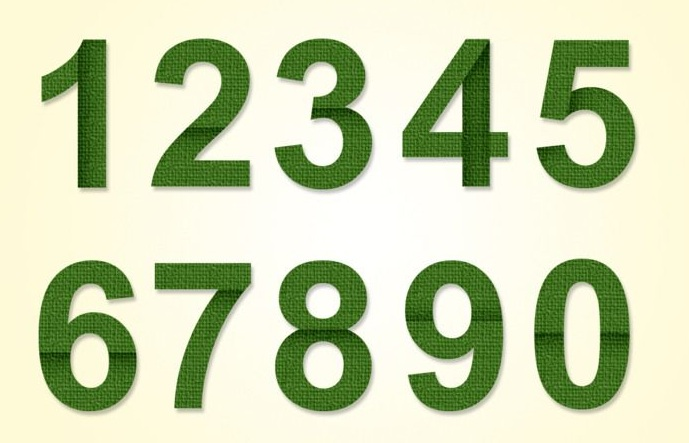
#> input picture opencv-soduko-master/opencv-soduko-master/numbers/2.jpg, 689 x 443 px, found by its file name
$ python UseAlpha.py
#> lines starting #> are read from the running program, lines starting #| are printed output that depends on the picture
#> further down, band is the input picture: PIL image 689x443 RGB; mean R, G, B 202.4, 212.4, 176.8
# coding:utf-8
'''
要与原图大小相同
测试alpha甬道
'''
from PIL import Image


def hideInfoInImage(img, info):
    if img.mode != 'RGBA':
        img = img.convert('RGBA')
    if info.mode != 'L' and info.mode != '1':
        info = info.convert('L')
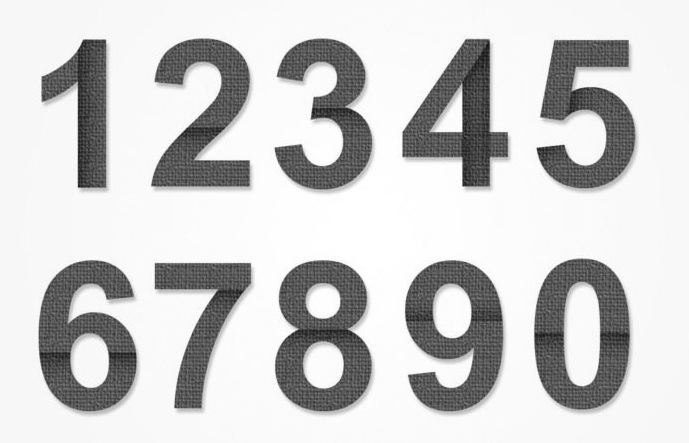
#> info: PIL image 689x443 L; min 21, max 255, mean 205.4
    img.putalpha(info)
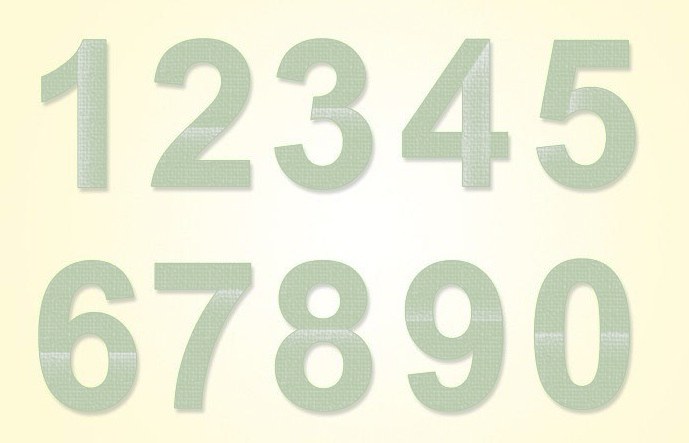
#> img: PIL image 689x443 RGBA; mean R, G, B, A 202.4, 212.4, 176.8, 205.4; transparent parts drawn white
    return img


if __name__ == '__main__':
    path1 = 'C:/users/luchi/desktop/2.jpg'
    path2 = 'C:/users/luchi/desktop/2.jpg'
    band = Image.open(path1)
    img = Image.open(path2)
    img = hideInfoInImage(img,band)
    img.show()# 把band隐藏到alpha甬道,y原图看上去没有变化
    img.split()[3].show() #抽取透明甬道并显示
    img.save('C:/users/luchi/desktop/4.png')

$ run again, with opencv-soduko-master/opencv-soduko-master/numbers/1.jpg copied over opencv-soduko-master/opencv-soduko-master/numbers/2.jpg
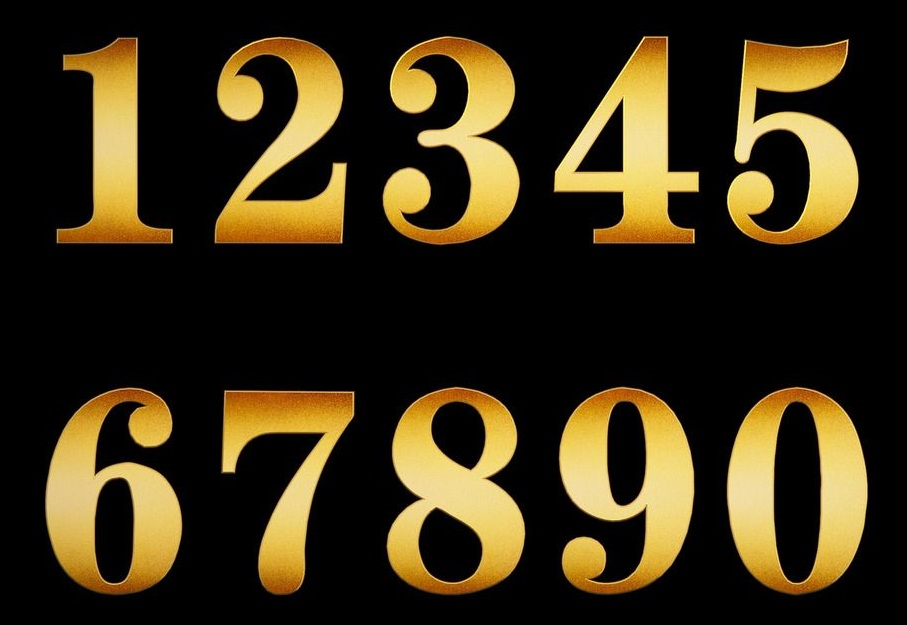
#> input picture opencv-soduko-master/opencv-soduko-master/numbers/1.jpg, 907 x 625 px, found by its file name
#> band is the input picture: PIL image 907x625 RGB; mean R, G, B 57.7, 46.6, 21.5
#> in hideInfoInImage, `info = info.convert('L')`:
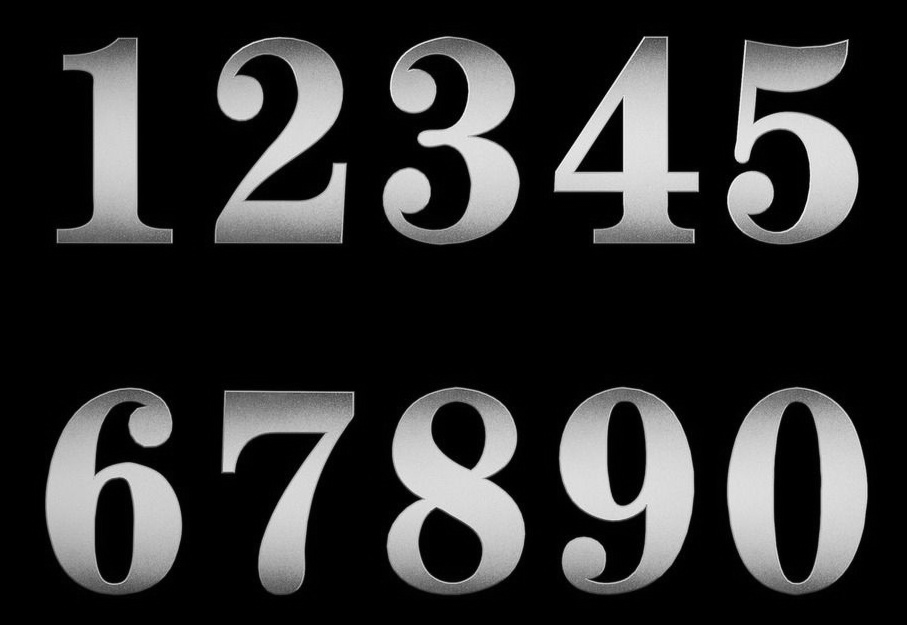
#> info: PIL image 907x625 L; min 0, max 246, mean 47.1
#> in hideInfoInImage, `img.putalpha(info)`:
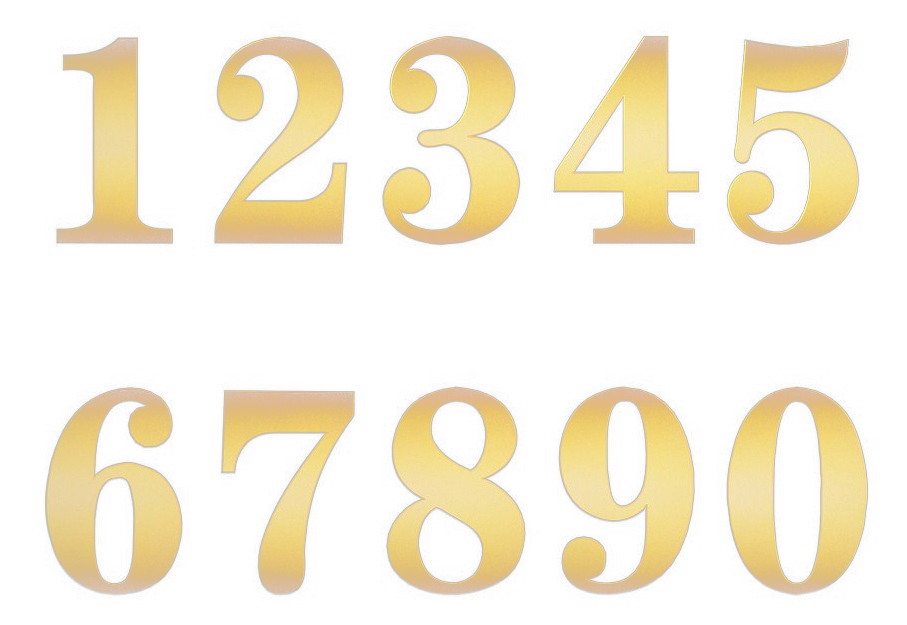
#> img: PIL image 907x625 RGBA; mean R, G, B, A 57.7, 46.6, 21.5, 47.1; transparent parts drawn white

$ run again, with opencv-soduko-master/opencv-soduko-master/numbers/10.jpg copied over opencv-soduko-master/opencv-soduko-master/numbers/2.jpg
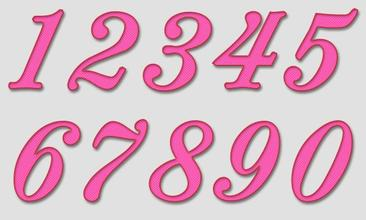
#> input picture opencv-soduko-master/opencv-soduko-master/numbers/10.jpg, 366 x 220 px, found by its file name
#> band is the input picture: PIL image 366x220 RGB; mean R, G, B 220.5, 183.1, 199.6
#> in hideInfoInImage, `info = info.convert('L')`:
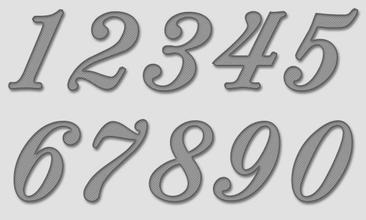
#> info: PIL image 366x220 L; min 71, max 247, mean 196.2
#> in hideInfoInImage, `img.putalpha(info)`:
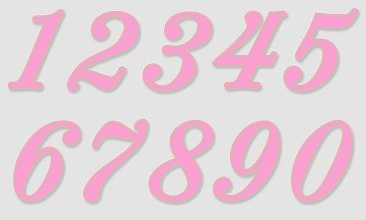
#> img: PIL image 366x220 RGBA; mean R, G, B, A 220.5, 183.1, 199.6, 196.2; transparent parts drawn white

$ run again, with opencv-soduko-master/opencv-soduko-master/numbers/3.jpg copied over opencv-soduko-master/opencv-soduko-master/numbers/2.jpg
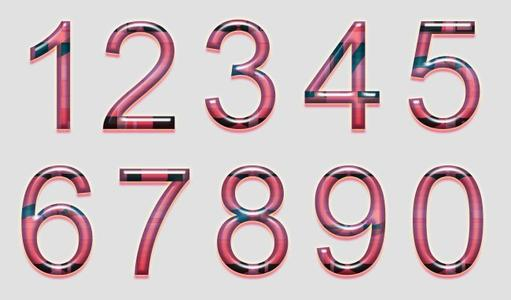
#> input picture opencv-soduko-master/opencv-soduko-master/numbers/3.jpg, 511 x 300 px, found by its file name
#> band is the input picture: PIL image 511x300 RGB; mean R, G, B 210.9, 196, 199.4
#> in hideInfoInImage, `info = info.convert('L')`:
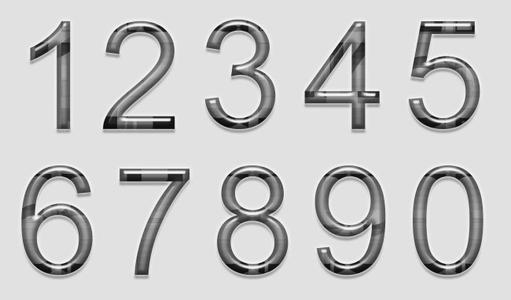
#> info: PIL image 511x300 L; min 2, max 255, mean 200.8
#> in hideInfoInImage, `img.putalpha(info)`:
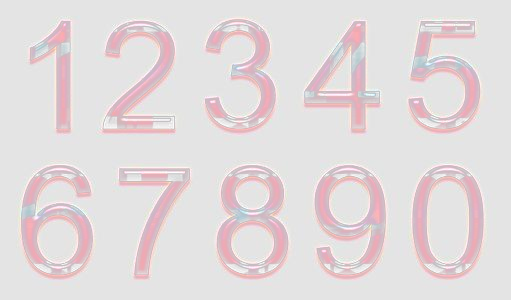
#> img: PIL image 511x300 RGBA; mean R, G, B, A 210.9, 196, 199.4, 200.8; transparent parts drawn white
